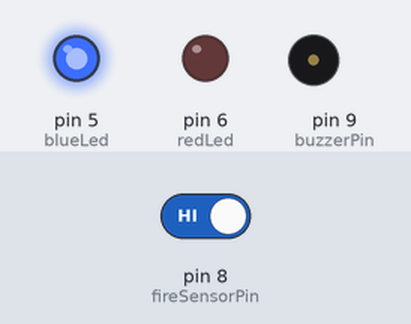
A sketch run on a simulated Arduino Uno, built with avr-gcc and run on an emulated ATmega328P. On the bench: output pins drawn as LEDs (lit = HIGH), buzzer (waves = sounding, pin HIGH). The inputs (shaded band) are chosen by the test bench; at power-on: pin 8 (fireSensorPin) HIGH. What the sketch prints to the serial monitor is not drawn.

Above: at 3.8 s.
3.9 s: pin 8 (fireSensorPin) driven LOW
At 6.7 s:
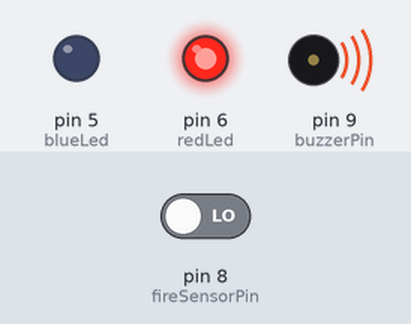
7.0 s: pin 8 (fireSensorPin) driven HIGH
At 12.9 s:
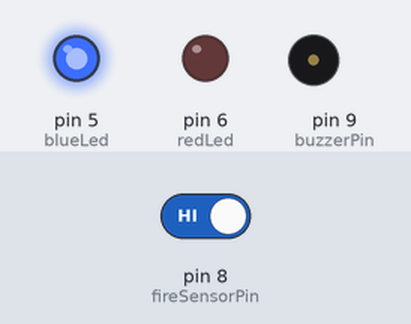
Timing chart, 0 to 14.4 s (numbered marks = the images above; inputs shaded):
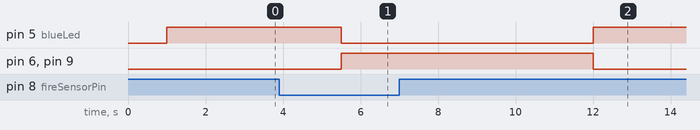

Measured:
- after the input at 3.9 s, pin 5 (blueLed): HIGH → LOW after 1.6 s; pin 6 (redLed), pin 9 (buzzerPin): LOW → HIGH after 1.6 s
- after the input at 7.0 s, pin 5 (blueLed): LOW → HIGH after 5.0 s; pin 6 (redLed), pin 9 (buzzerPin): HIGH → LOW after 5.0 s

The sketch:

iotmini.ino
```cpp
const int buzzerPin=9;
const int fireSensorPin=8;
const int redLed=6;
const int blueLed=5;


void setup() {
  // put your setup code here, to run once:
Serial.begin(9600);
pinMode(buzzerPin,OUTPUT);
pinMode(fireSensorPin,INPUT);
pinMode(redLed,OUTPUT);
pinMode(blueLed,OUTPUT);

}

void loop() {
 //put your main code here, to run repeatedly:
  int fireValue=digitalRead(fireSensorPin);
  //int smokeValue=digitalRead(smokeSensorPin);
 // Serial.println(smokeValue);
  Serial.println(fireValue);
  delay(1000);
/* if(fireValue==0 || smokeValue==0)
  {
    digitalWrite(buzzerPin,HIGH);
    digitalWrite(blueLed,LOW);
    digitalWrite(redLed1,HIGH);
    digitalWrite(redLed2,HIGH);
    delay(5000);


  }
  else
  {
     digitalWrite(buzzerPin,LOW);
    digitalWrite(blueLed,HIGH);
    digitalWrite(redLed1,LOW);
    digitalWrite(redLed2,LOW);
  }
  delay(500);

*/
  if(fireValue==0)
  {
    digitalWrite(buzzerPin,HIGH);
    digitalWrite(blueLed,LOW);
    digitalWrite(redLed,HIGH);
    Serial.print(" FIRE ALERT ! ");
    delay(5000);
    //digitalWrite(redLed2,HIGH);

  }
  else
  {
     digitalWrite(buzzerPin,LOW);
    digitalWrite(blueLed,HIGH);
    digitalWrite(redLed,LOW);
    Serial.print("NO FIRE ! SAFE ZONE");
    //digitalWrite(redLed2,LOW);
  }
  delay(500);


  /*if(smokeValue==1)
  {
    digitalWrite(buzzerPin,HIGH);
    digitalWrite(blueLed,LOW);
   // digitalWrite(redLed1,HIGH);
    digitalWrite(redLed2,HIGH);
    delay(5000);

  }
  else
  {
     digitalWrite(buzzerPin,LOW);
    digitalWrite(blueLed,HIGH);
   // digitalWrite(redLed1,LOW);
    digitalWrite(redLed2,LOW);
    delay(5000);
  }*/


}
```
